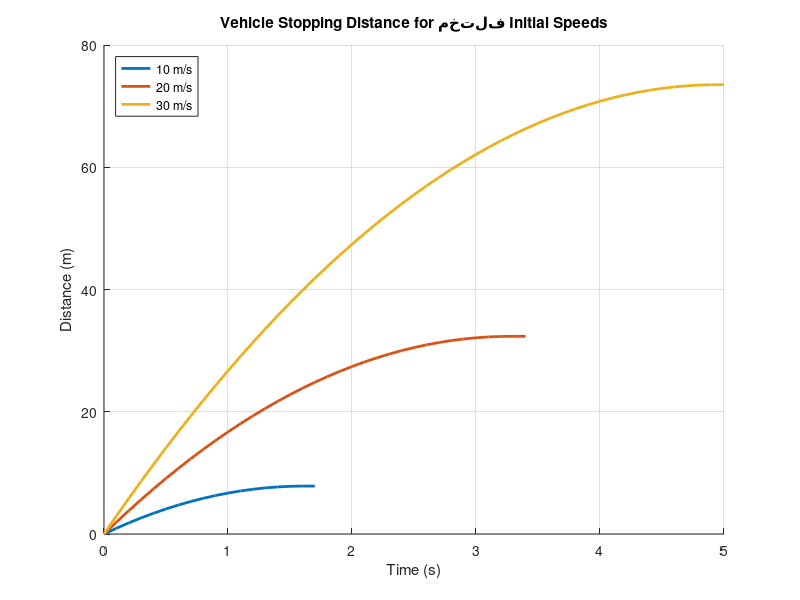

Here is the MATLAB script that generated this plot:
clc; clear; close all;

%variab;es
dt = 0.1;                  
a = -6;                    
v0_list = [10 20 30];      

figure; hold on;


for i = 1:length(v0_list)
    
    v0 = v0_list(i);
    t = 0;
    v = v0;
    x = 0;
    t_vals = t;
    v_vals = v;
    x_vals = x;
    
    while v > 0
        v = v + a*dt;          
        if v < 0
            v = 0;          
        end
        x = x + v*dt;         
        
        t = t + dt;
        
        t_vals(end+1) = t;
        v_vals(end+1) = v;
        x_vals(end+1) = x;
    end
    
    % Display plot: Distance vs time
    plot(t_vals, x_vals, 'LineWidth', 2);
    
    % Printing stopping distance
    fprintf('Initial speed = %d m/s → Stopping distance = %.2f m\n', v0, x);
end

xlabel('Time (s)');
ylabel('Distance (m)');
title('Vehicle Stopping Distance for مختلف Initial Speeds');
legend('10 m/s','20 m/s','30 m/s','Location','northwest');
grid on;
